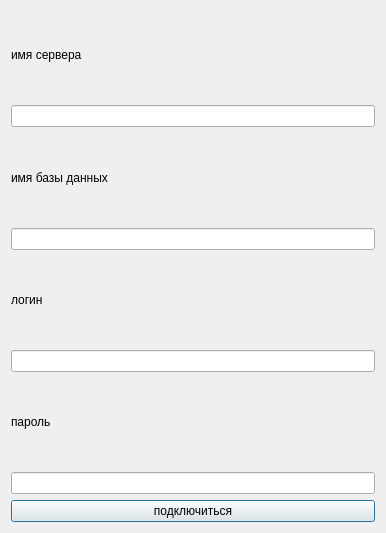
<?xml version="1.0" encoding="UTF-8"?>
<ui version="4.0">
 <class>ConnectionDialog</class>
 <widget class="QDialog" name="ConnectionDialog">
  <property name="geometry">
   <rect>
    <x>0</x>
    <y>0</y>
    <width>386</width>
    <height>533</height>
   </rect>
  </property>
  <property name="windowTitle">
   <string>Dialog</string>
  </property>
  <layout class="QVBoxLayout" name="verticalLayout">
   <item>
    <widget class="QLabel" name="label">
     <property name="text">
      <string>имя сервера</string>
     </property>
    </widget>
   </item>
   <item>
    <widget class="QLineEdit" name="lineEdit"/>
   </item>
   <item>
    <widget class="QLabel" name="label_2">
     <property name="text">
      <string>имя базы данных</string>
     </property>
    </widget>
   </item>
   <item>
    <widget class="QLineEdit" name="lineEdit_2"/>
   </item>
   <item>
    <widget class="QLabel" name="label_3">
     <property name="text">
      <string>логин</string>
     </property>
    </widget>
   </item>
   <item>
    <widget class="QLineEdit" name="lineEdit_3"/>
   </item>
   <item>
    <widget class="QLabel" name="label_4">
     <property name="text">
      <string>пароль</string>
     </property>
    </widget>
   </item>
   <item>
    <widget class="QLineEdit" name="lineEdit_4">
     <property name="echoMode">
      <enum>QLineEdit::Password</enum>
     </property>
    </widget>
   </item>
   <item>
    <widget class="QPushButton" name="pushButton">
     <property name="text">
      <string>подключиться</string>
     </property>
    </widget>
   </item>
  </layout>
 </widget>
 <resources/>
 <connections/>
</ui>
